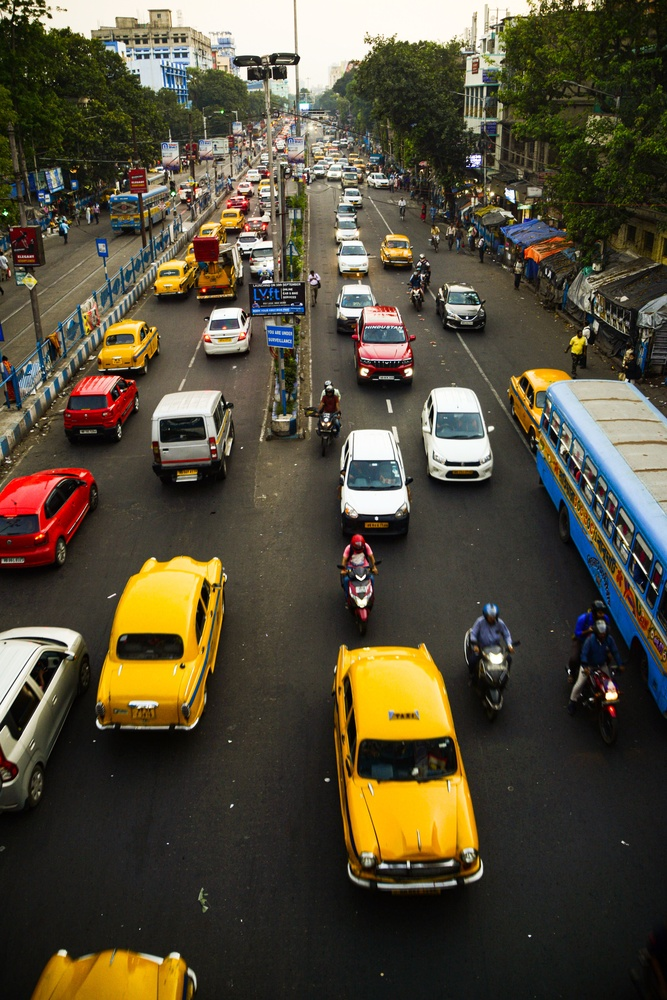
#> input picture my_car.jpg, 667 x 1000 px, shrunk from 3938 x 5906 before the run
$ python test_scratch.py my_car.jpg   (older library calls are emulated)
#> lines starting #> are read from the running program, lines starting #| are printed output that depends on the picture; after the words box and inside, x2 and y2 are one past the last pixel; in counts of white or black regions, pixels touching at a corner belong together
#> in test_scratch_detection, img is the input picture: shape (1000, 667, 3); mean B, G, R 57.6, 76.3, 83.6
### shared/visual_fingerprint.py
"""
shared/visual_fingerprint.py
Tier-2 Visual Fingerprint & Disambiguation Engine ("YOLO27" Fingerprint Pipeline).

Handles occlusion, extreme lighting variations, and separates near-identical vehicles
using fine-grained localized visual fingerprints:

1. Normal Recognition using Visual Fingerprints:
   - Scratches & Dents (high-frequency gradient / localized edge response)
   - Colour distribution & Hue invariant descriptors (lighting-robust HSV/LAB)
   - Headlights & Carrier structural zones (top roof rack, lower fascia)
   - Side mirrors & Handle style (lateral contour features)
   - Stickers & Distinctive decals (localized contrast hotspots)
   - Dust / road dirt gradient patterns
   - Rider clothes (for two-wheelers, upper torso appearance)

2. Disambiguation for Near-Identical Vehicles:
   - FASTag placement using a 3x3 windshield spatial grid
   - Tyre pressure / contact patch compression profile
   - Sitting posture: EXCLUDED (marked prohibited/crossed out in spec)
"""
import cv2
import numpy as np


class VisualFingerprintEngine:
    def __init__(self, grid_size=(3, 3), enable_fastag=True):
        self.grid_size = grid_size
        self.enable_fastag = enable_fastag

    # [7 lines left out: function extract_lighting_invariant_color, not called in this run]

    def extract_surface_anomalies(self, crop_bgr):
        """
        Detect localized surface features: scratches, dents, stickers, and dust patterns
        via multi-scale Laplacian of Gaussian & Sobel gradients.
        """
        gray = cv2.cvtColor(crop_bgr, cv2.COLOR_BGR2GRAY)
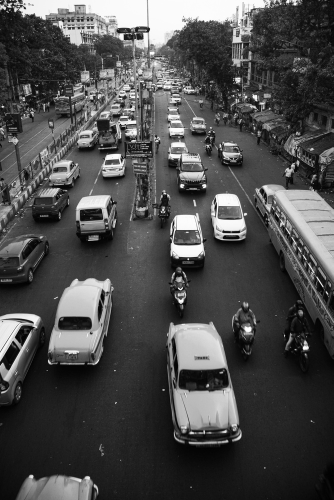
#> gray: shape (1000, 667) (shown at 1/2 size); min 0, max 255, mean 76.3
        h, w = gray.shape
        if h < 16 or w < 16:
            return {
                "scratch_dent_energy": 0.0,
                "sticker_hotspots": 0,
                "dust_gradient": 0.0,
                "anomaly_vector": np.zeros(16, dtype=np.float32)
            }

        # Bilateral filter to smooth normal paint reflection while preserving scratch/dent edges
        smooth = cv2.bilateralFilter(gray, 7, 50, 50)
        diff = cv2.absdiff(gray, smooth)
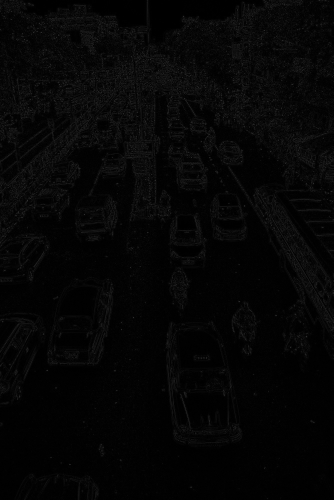
#> diff: shape (1000, 667) (shown at 1/2 size); min 0, max 74, mean 5.4

        # High-frequency edge energy (scratches / dents / stickers)
        laplacian = cv2.Laplacian(diff, cv2.CV_32F)
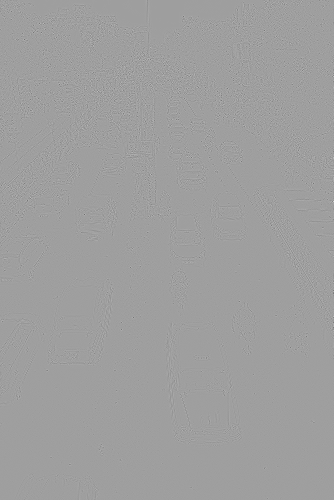
#> laplacian: shape (1000, 667) float32 (shown at 1/2 size); min -255, max 154, mean 0; drawn with min black and max white
        scratch_energy = float(np.mean(np.abs(laplacian)))
#> scratch_energy = 11.82

        # Sticker / decal hotspot count (isolated bright/dark distinct blobs on body)
        _, thresh = cv2.threshold(diff, 25, 255, cv2.THRESH_BINARY)
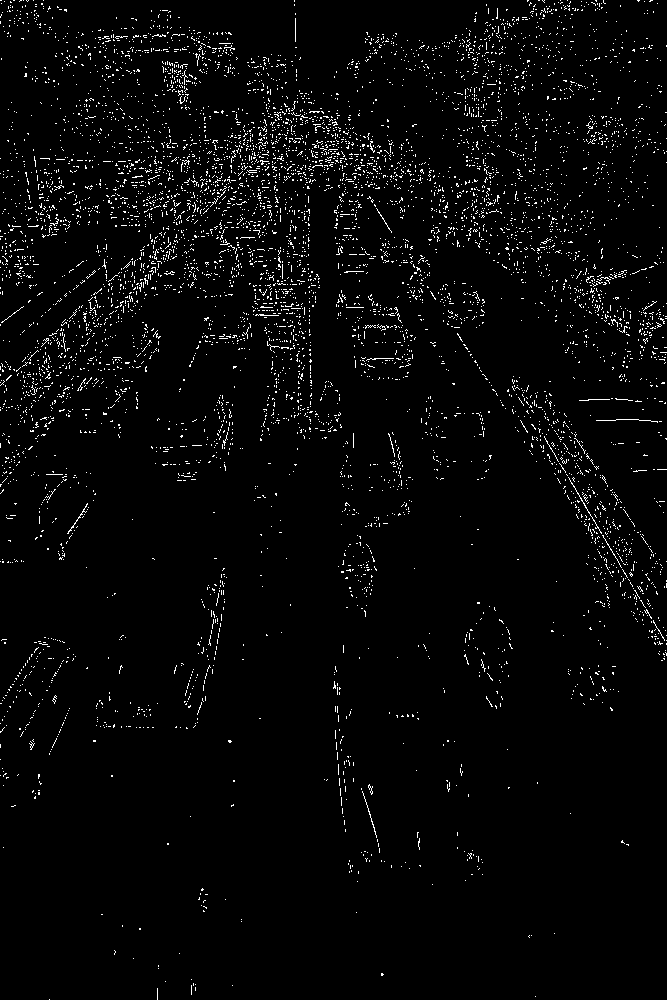
#> thresh: shape (1000, 667); 2.9% white in thin lines or dots
        contours, _ = cv2.findContours(thresh, cv2.RETR_EXTERNAL, cv2.CHAIN_APPROX_SIMPLE)
#> contours = 6971 contours, all with area under 20
        valid_hotspots = [c for c in contours if 10 < cv2.contourArea(c) < (h * w * 0.05)]
#> valid_hotspots = 2 contours, all with area under 20

        # Dust / road dirt vertical gradient (dirt accumulates heavier on lower quarter)
        top_half_mean = float(np.mean(gray[:h // 2, :]))
#> top_half_mean = 94.71
        bot_half_mean = float(np.mean(gray[h // 2:, :]))
#> bot_half_mean = 57.96
        dust_gradient = abs(top_half_mean - bot_half_mean) / (top_half_mean + bot_half_mean + 1e-5)
#> dust_gradient = 0.241

        # 4x4 spatial anomaly energy map
        cells_h, cells_w = 4, 4
        dh, dw = h // cells_h, w // cells_w
        anomaly_map = np.zeros(cells_h * cells_w, dtype=np.float32)
        idx = 0
        for i in range(cells_h):
            for j in range(cells_w):
                cell = diff[i * dh:(i + 1) * dh, j * dw:(j + 1) * dw]
                anomaly_map[idx] = float(np.mean(cell))
                idx += 1
#> after the loop, anomaly_map = [8.41, 9.51, 8.35, 8.07, 7.92, 7.23, 6.12, 7.27, 3.97, 3.38, 3.71, 4.59, 1.88, 2.11, 3.01, 1.38]; idx = 16
        norm = np.linalg.norm(anomaly_map)
#> norm = 24.13
        if norm > 1e-6:
            anomaly_map /= norm
#> anomaly_map = [0.349, 0.394, 0.346, 0.334, 0.328, 0.3, 0.254, 0.301, 0.164, 0.14, 0.154, 0.19, 0.078, 0.0876, 0.125, 0.0572]

        return {
            "scratch_dent_energy": scratch_energy,
            "sticker_hotspots": len(valid_hotspots),
            "dust_gradient": dust_gradient,
            "anomaly_vector": anomaly_map
        }

    # [201 lines left out: functions detect_fastag_grid_placement, extract_tyre_dynamic_profile, extract_structural_styling, extract_rider_clothing, generate_visual_fingerprint, not called in this run]

### test_scratch.py
"""
test_scratch.py
Vehicle Scratch, Dent & Surface Anomaly Testing Tool.

Usage:
  python test_scratch.py my_car.jpg
  python test_scratch.py fastag_crop.jpg

Uses Tier-2 YOLO27 Visual Fingerprint multi-scale bilateral LoG filter to isolate
surface paint scratches, dents, stickers, and road dust gradients.
Saves annotated visualization to output_scratch.jpg.
"""
import sys
import os
import cv2
import numpy as np
from shared.visual_fingerprint import VisualFingerprintEngine


def test_scratch_detection(image_path="my_car.jpg", output_path="output_scratch.jpg"):
    if not os.path.exists(image_path):
        print(f"[ERROR] Image not found: '{image_path}'")
        return

    img = cv2.imread(image_path)
    if img is None:
        print(f"[ERROR] Could not decode image: '{image_path}'")
        return

    engine = VisualFingerprintEngine()
    anomalies = engine.extract_surface_anomalies(img)
#> anomalies = {'scratch_dent_energy': 11.82, 'sticker_hotspots': 2, 'dust_gradient': 0.241, 'anomaly_vector': [0.349, 0.394, 0.346, 0.334, 0.328, 0.3, 0.254, 0.301, 0.164, 0.14, 0.154, 0.19, 0.078, 0.0876, 0.125, 0.0572]}

    # Generate visual scratch heatmap overlay
    gray = cv2.cvtColor(img, cv2.COLOR_BGR2GRAY)
    smooth = cv2.bilateralFilter(gray, 7, 50, 50)
    diff = cv2.absdiff(gray, smooth)
    _, scratch_mask = cv2.threshold(diff, 20, 255, cv2.THRESH_BINARY)
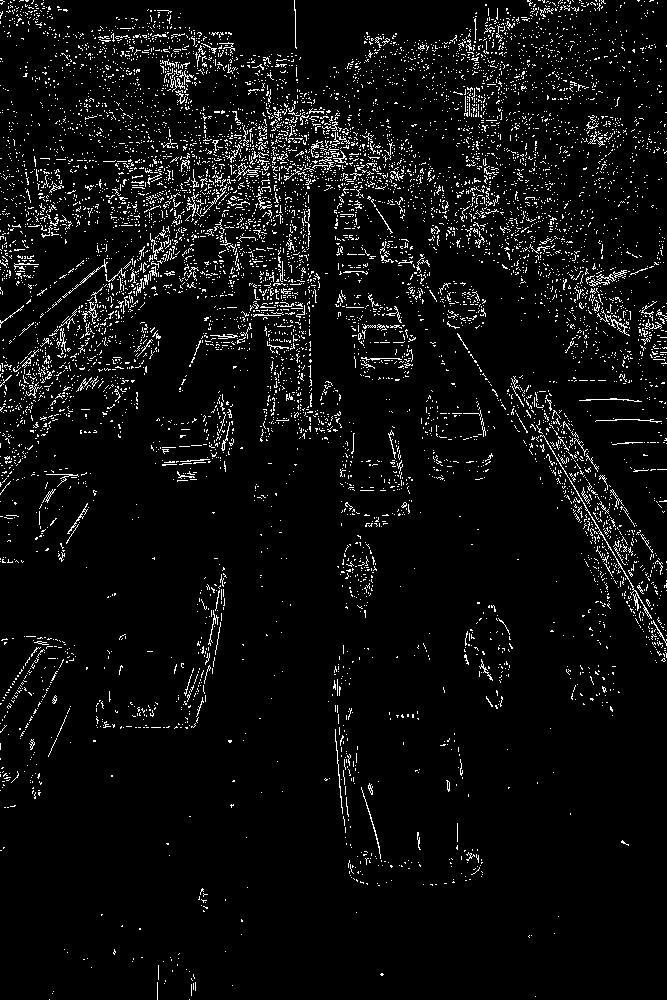
#> scratch_mask: shape (1000, 667); 5.2% white in thin lines or dots

    annotated = img.copy()
    # Highlight detected scratch/dent edge pixels in bright red
    annotated[scratch_mask > 0] = [0, 0, 255]
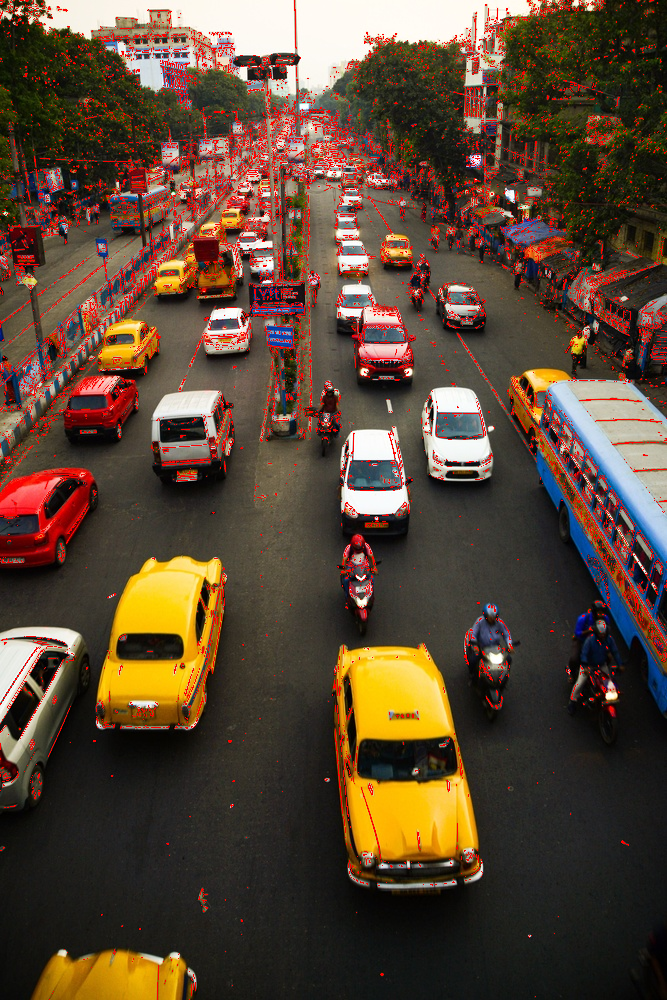
#> annotated: shape (1000, 667, 3); 5.22% of pixels changed, all inside (x1, y1, x2, y2) = (0, 0, 667, 1000)

    print("=" * 65)
    print("VEHICLE SCRATCH & SURFACE ANOMALY DETECTOR")
    print(f"Image: {image_path} ({img.shape[1]}x{img.shape[0]})")
#| Image: my_car.jpg (667x1000)
    print("=" * 65)
    print("\n--- MEASURED ANOMALY METRICS ---")
    print(f"  • Scratch / Dent Energy   : {anomalies['scratch_dent_energy']:.3f}")
#|   • Scratch / Dent Energy   : 11.822
    print(f"  • Scratch / Dent Status   : {'DETECTED (Surface variations present)' if anomalies['scratch_dent_energy'] > 2.0 else 'CLEAN (Smooth factory paint)'}")
#|   • Scratch / Dent Status   : DETECTED (Surface variations present)
    print(f"  • Distinct Sticker Count  : {anomalies['sticker_hotspots']} hotspots")
#|   • Distinct Sticker Count  : 2 hotspots
    print(f"  • Dust Accumulation Grad  : {anomalies['dust_gradient']:.3f}")
#|   • Dust Accumulation Grad  : 0.241
    print(f"  • Anomaly Vector Norm     : {np.linalg.norm(anomalies['anomaly_vector']):.3f}")
#|   • Anomaly Vector Norm     : 1.000
    print(f"\nVisual heatmap saved to: {output_path}")
    print("=" * 65)

    cv2.imwrite(output_path, annotated)


if __name__ == "__main__":
    target = sys.argv[1] if len(sys.argv) > 1 else "my_car.jpg"
    test_scratch_detection(target)

$ run again, with activa_crop.jpg copied over my_car.jpg
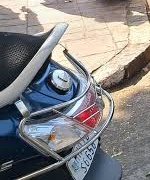
#> input picture activa_crop.jpg, 150 x 180 px
#> in test_scratch_detection, img is the input picture: shape (180, 150, 3); mean B, G, R 132, 131.3, 133.2
#> scratch_energy = 22.3
#> in extract_surface_anomalies, `_, thresh = cv2.threshold(diff, 25, 255, cv2.THRESH_BINARY)`:
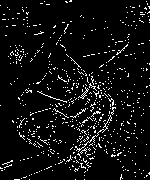
#> thresh: shape (180, 150); 6.2% white in thin lines or dots
#> contours = 621 contours, all with area under 20
#> valid_hotspots = 2 contours, all with area under 20
#> top_half_mean = 158.6
#> bot_half_mean = 105.4
#> dust_gradient = 0.202
#> after the loop in extract_surface_anomalies, `for i in range(cells_h):`: anomaly_map = [7.4, 7.92, 6.26, 9.03, 8.15, 10.05, 10.13, 9.38, 8.6, 11.2, 13.96, 10.56, 6.42, 9.5, 10.88, 9.17]; idx = 16
#> norm = 37.89
#> in extract_surface_anomalies, `anomaly_map /= norm`: anomaly_map = [0.195, 0.209, 0.165, 0.238, 0.215, 0.265, 0.267, 0.247, 0.227, 0.296, 0.368, 0.279, 0.169, 0.251, 0.287, 0.242]
#> anomalies = {'scratch_dent_energy': 22.3, 'sticker_hotspots': 2, 'dust_gradient': 0.202, 'anomaly_vector': [0.195, 0.209, 0.165, 0.238, 0.215, 0.265, 0.267, 0.247, 0.227, 0.296, 0.368, 0.279, 0.169, 0.251, 0.287, 0.242]}
#> scratch_mask: shape (180, 150); 11% white in thin lines or dots
#> in test_scratch_detection, `annotated[scratch_mask > 0] = [0, 0, 255]`:
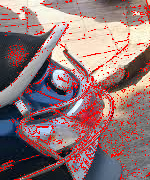
#> annotated: shape (180, 150, 3); 10.99% of pixels changed, all inside (x1, y1, x2, y2) = (0, 0, 150, 180)
#| Image: my_car.jpg (150x180)
#|   • Scratch / Dent Energy   : 22.301
#|   • Scratch / Dent Status   : DETECTED (Surface variations present)
#|   • Distinct Sticker Count  : 2 hotspots
#|   • Dust Accumulation Grad  : 0.202
#|   • Anomaly Vector Norm     : 1.000
